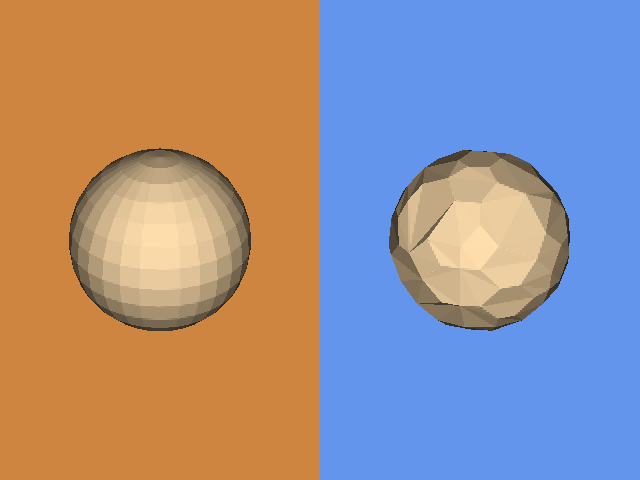

Python code for this plot:
#!/usr/bin/env python

# Decimate a sphere using vtkDecimatePro with 90% target reduction.
# Side-by-side viewports show the original mesh (left) and the
# decimated mesh (right), both with flat shading and gold back-faces.

# Factory overrides: importing these modules registers the OpenGL rendering
# and interaction style implementations for vtkRenderingCore factory classes.
import vtkmodules.vtkInteractionStyle  # noqa: F401
import vtkmodules.vtkRenderingOpenGL2  # noqa: F401
# VTK pipeline classes used in this example
from vtkmodules.vtkFiltersCore import vtkDecimatePro
from vtkmodules.vtkFiltersSources import vtkSphereSource
from vtkmodules.vtkRenderingCore import (
    vtkActor,
    vtkCamera,
    vtkPolyDataMapper,
    vtkProperty,
    vtkRenderWindow,
    vtkRenderWindowInteractor,
    vtkRenderer,
)

# Colors (normalized RGB)
peru_background_rgb = (0.804, 0.522, 0.247)
cornflower_blue_background_rgb = (0.392, 0.584, 0.929)
navajo_white_rgb = (1.000, 0.871, 0.678)
gold_rgb = (1.000, 0.843, 0.000)

# Source: generate a tessellated sphere
sphere = vtkSphereSource()
sphere.SetThetaResolution(30)
sphere.SetPhiResolution(15)
sphere.Update()
input_poly_data = sphere.GetOutput()

# Decimate: reduce the polygon count by 90%
decimate = vtkDecimatePro()
decimate.SetInputData(input_poly_data)
decimate.SetTargetReduction(0.9)
decimate.PreserveTopologyOn()
decimate.Update()

# Back-face property: gold for both viewports
back_face = vtkProperty()
back_face.SetColor(gold_rgb)

# Mapper: original sphere
input_mapper = vtkPolyDataMapper()
input_mapper.SetInputData(input_poly_data)

input_actor = vtkActor()
input_actor.SetMapper(input_mapper)
input_actor.GetProperty().SetInterpolationToFlat()
input_actor.GetProperty().SetColor(navajo_white_rgb)
input_actor.SetBackfaceProperty(back_face)

# Mapper: decimated sphere
decimated_mapper = vtkPolyDataMapper()
decimated_mapper.SetInputConnection(decimate.GetOutputPort())

decimated_actor = vtkActor()
decimated_actor.SetMapper(decimated_mapper)
decimated_actor.GetProperty().SetInterpolationToFlat()
decimated_actor.GetProperty().SetColor(navajo_white_rgb)
decimated_actor.SetBackfaceProperty(back_face)

# Left renderer: original mesh
left_renderer = vtkRenderer()
left_renderer.SetViewport(0.0, 0.0, 0.5, 1.0)
left_renderer.SetBackground(peru_background_rgb)
left_renderer.AddActor(input_actor)

# Right renderer: decimated mesh
right_renderer = vtkRenderer()
right_renderer.SetViewport(0.5, 0.0, 1.0, 1.0)
right_renderer.SetBackground(cornflower_blue_background_rgb)
right_renderer.AddActor(decimated_actor)

# Window: display the rendered scene
render_window = vtkRenderWindow()
render_window.AddRenderer(left_renderer)
render_window.AddRenderer(right_renderer)
render_window.SetWindowName("decimation")
render_window.SetMultiSamples(0)
render_window.SetSize(640, 480)

# Interactor: handle mouse and keyboard events
render_window_interactor = vtkRenderWindowInteractor()
render_window_interactor.SetRenderWindow(render_window)

# Scene: shared camera
camera = vtkCamera()
camera.SetPosition(0, -1, 0)
camera.SetFocalPoint(0, 0, 0)
camera.SetViewUp(0, 0, 1)
camera.Elevation(30)
camera.Azimuth(30)
left_renderer.SetActiveCamera(camera)
right_renderer.SetActiveCamera(camera)
left_renderer.ResetCamera()

render_window_interactor.Initialize()
render_window_interactor.Start()
